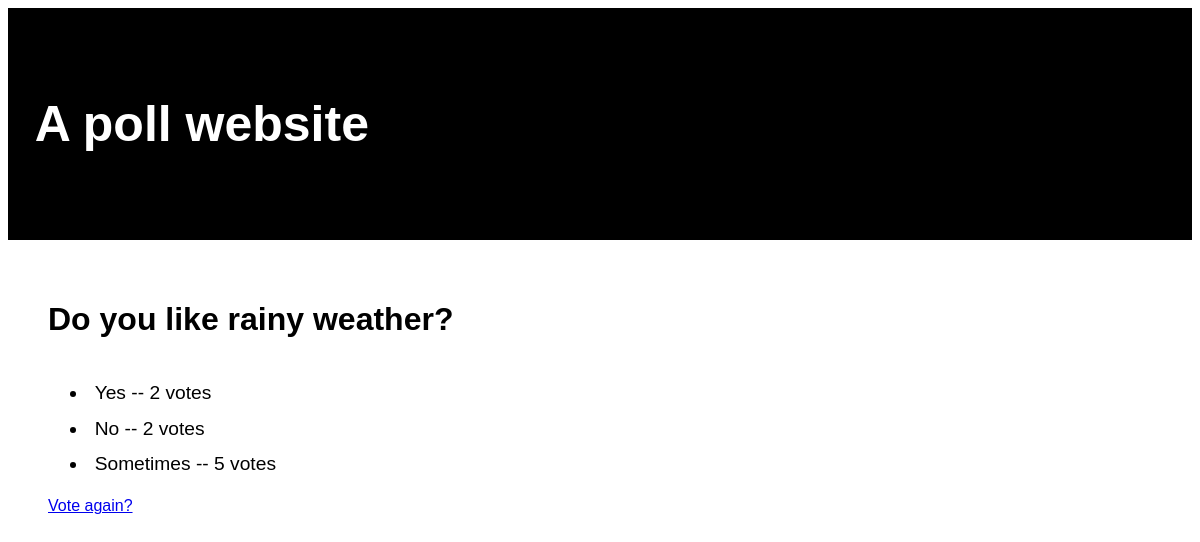
The app's page /polls/2/results/ with its own data.
### polls/models.py (models this page shows, shortened)
class Question(models.Model):
    question_text = models.CharField(max_length=200)
    pub_date = models.DateTimeField('date published')
    question_category = models.CharField(max_length=50, blank=True, default='')

class Choice(models.Model):
    question = models.ForeignKey(Question, on_delete=models.CASCADE)
    choice_text = models.CharField(max_length=200)
    votes = models.IntegerField(default=0)

### polls/views.py (the view)
# urls.py: path('<int:pk>/results/', views.ResultsView.as_view(), name='results'),
class ResultsView(generic.DetailView):
    model = Question
    template_name = 'polls/results.html'

### polls/templates/polls/results.html
<html>
  {% load static %}
  <link
    rel="stylesheet"
    type="text/css"
    href="{% static 'polls/style.css' %}"
  />
  <head> </head>
  <body>
    <div class="header">
      <h1>A poll website</h1>
    </div>
    <div class="container">
      <h1>{{ question.question_text }}</h1>
      <ul>
        {% for choice in question.choice_set.all %}
        <li>
          {{ choice.choice_text }} -- {{ choice.votes }}
          vote{{choice.votes|pluralize }}
        </li>
        {% endfor %}
      </ul>
      <a href="{% url 'polls:detail' question.id %}">Vote again?</a>
    </div>
  </body>
</html>

### polls/static/polls/style.css (style rules this page uses)
.header { padding-top: 40pt; padding-bottom: 40pt; text-align: start; background: black; color: white; font-size: 30px; padding-left: 20pt; }
.header h1 { font-size: 50px; }
body { font-family: Arial, Helvetica, sans-serif; }
li { padding: 5pt; font-size: larger; }
h1 { font-size: xx-large; font-weight: bold; }
.container { display: flex; flex-direction: column; padding: 30pt; }
:root { --form-control-color: rgb(172, 96, 73); }
*, *:before, *:after { box-sizing: border-box; }

### records on screen
Question: question_text "Do you like rainy weather?"
Choice: choice_text "Yes", votes "2"
Choice: choice_text "No", votes "2"
Choice: choice_text "Sometimes", votes "5"
